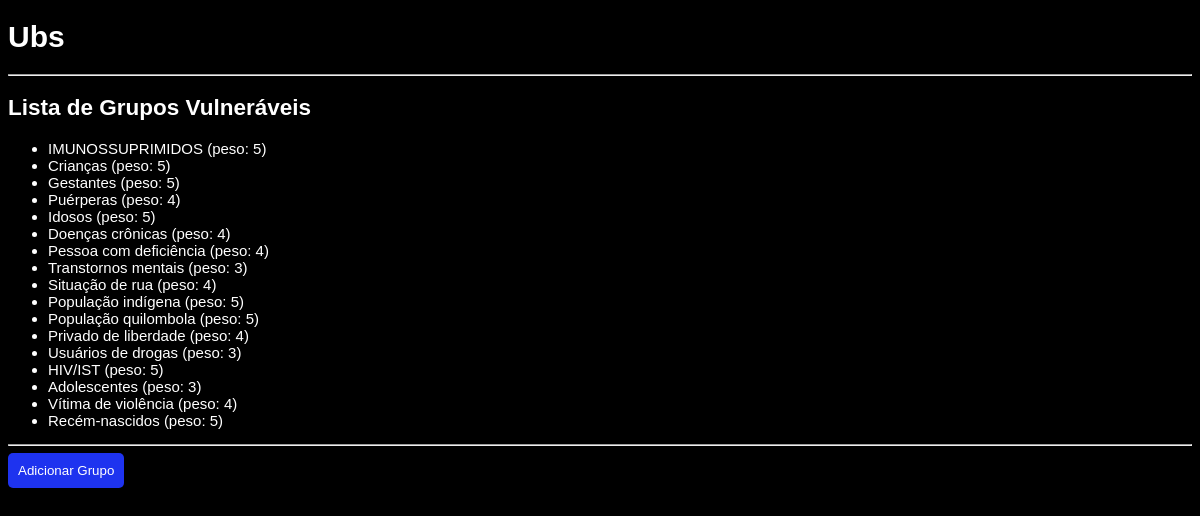
Screenshot of /ubs/grupos/lista/ with the database file from the repository.
### ubs/models/grupo_vulneravel.py (models this page shows)
class GrupoVulneravel(models.Model):
    nome_grupo = models.CharField(
        max_length=50,
        choices=NomeGrupo.choices,
        unique=True
    )
    peso_prioridade = models.IntegerField()
    descricao = models.TextField()
    def __str__(self):
        return f"{self.get_nome_grupo_display()} (peso: {self.peso_prioridade})"

### ubs/views/grupo_vulneravel_views.py (the view)
# urls.py: path('grupos/lista/', grupo_vulneravel_views.list_grupo, name='list_grupo'),
def list_grupo(request):
    data = GrupoVulneravel .objects.all()
    return render(request, 'ubs/grupo/list.html', {'grupos': data})

### ubs/templates/ubs/grupo/list.html (shortened to what this page needs)
{% extends 'ubs/base.html' %}
{% block corpo %}
<h2>Lista de Grupos Vulneráveis</h2>
{% if grupos %}
    <ul>
        {% for grupo in grupos %}
            <li>
                <a href="{% url 'detail_grupo' grupo.id %}">
                    {{ grupo }}
                </a>
            </li>
        {% endfor %}
    </ul>
{% else %}
    <p>Nenhum grupo vulnerável encontrado.</p>
{% endif %}
<hr>
<a href="{% url 'create_grupo' %}">
    <button style="
        padding: 10px;
        background-color: rgb(30, 51, 239);
        color: white;
        border: none;
        border-radius: 5px;
    ">
        Adicionar Grupo
    </button>
</a>
{% endblock %}

### ubs/static/ubs/style.css (style rules this page uses)
body { font-family: Arial, Arial, Helvetica, sans-serif; font-size: 15px; background-color: #000; color: #fff; }
hi, h2 { font-weight: bold; }
a { color: #fff; text-decoration: none; }

### rows the page displays
GrupoVulneravel: nome_grupo+peso_prioridade "IMUNOSSUPRIMIDOS (peso: 5)"
GrupoVulneravel: nome_grupo+peso_prioridade "Crianças (peso: 5)"
GrupoVulneravel: nome_grupo+peso_prioridade "Gestantes (peso: 5)"
GrupoVulneravel: nome_grupo+peso_prioridade "Puérperas (peso: 4)"
GrupoVulneravel: nome_grupo+peso_prioridade "Idosos (peso: 5)"
GrupoVulneravel: nome_grupo+peso_prioridade "Doenças crônicas (peso: 4)"
GrupoVulneravel: nome_grupo+peso_prioridade "Pessoa com deficiência (peso: 4)"
GrupoVulneravel: nome_grupo+peso_prioridade "Transtornos mentais (peso: 3)"
GrupoVulneravel: nome_grupo+peso_prioridade "Situação de rua (peso: 4)"
GrupoVulneravel: nome_grupo+peso_prioridade "População indígena (peso: 5)"
GrupoVulneravel: nome_grupo+peso_prioridade "População quilombola (peso: 5)"
GrupoVulneravel: nome_grupo+peso_prioridade "Privado de liberdade (peso: 4)"
GrupoVulneravel: nome_grupo+peso_prioridade "Usuários de drogas (peso: 3)"
GrupoVulneravel: nome_grupo+peso_prioridade "HIV/IST (peso: 5)"
GrupoVulneravel: nome_grupo+peso_prioridade "Adolescentes (peso: 3)"
GrupoVulneravel: nome_grupo+peso_prioridade "Vítima de violência (peso: 4)"
GrupoVulneravel: nome_grupo+peso_prioridade "Recém-nascidos (peso: 5)"
